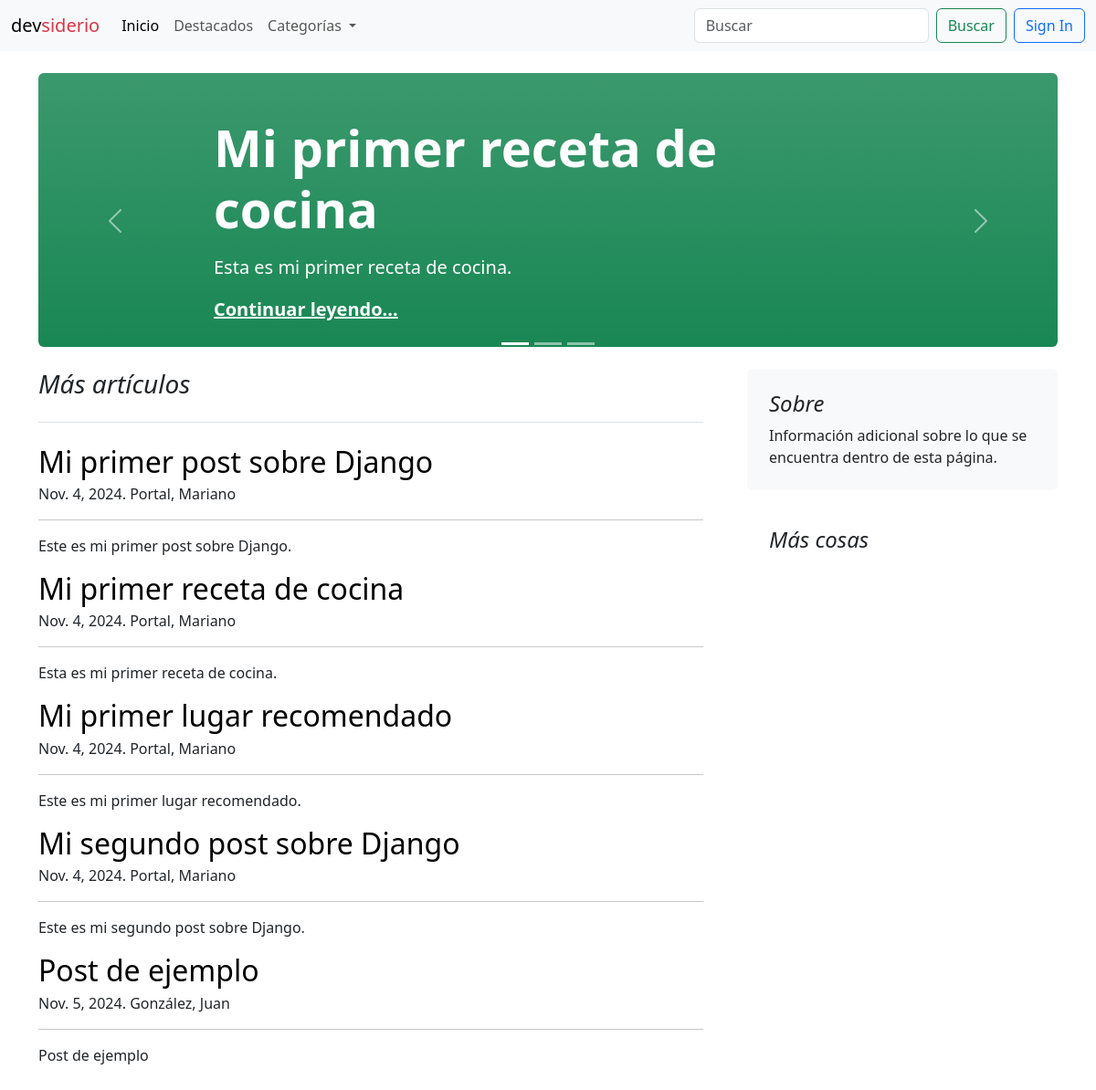
/, run on an earlier commit of the app's database.
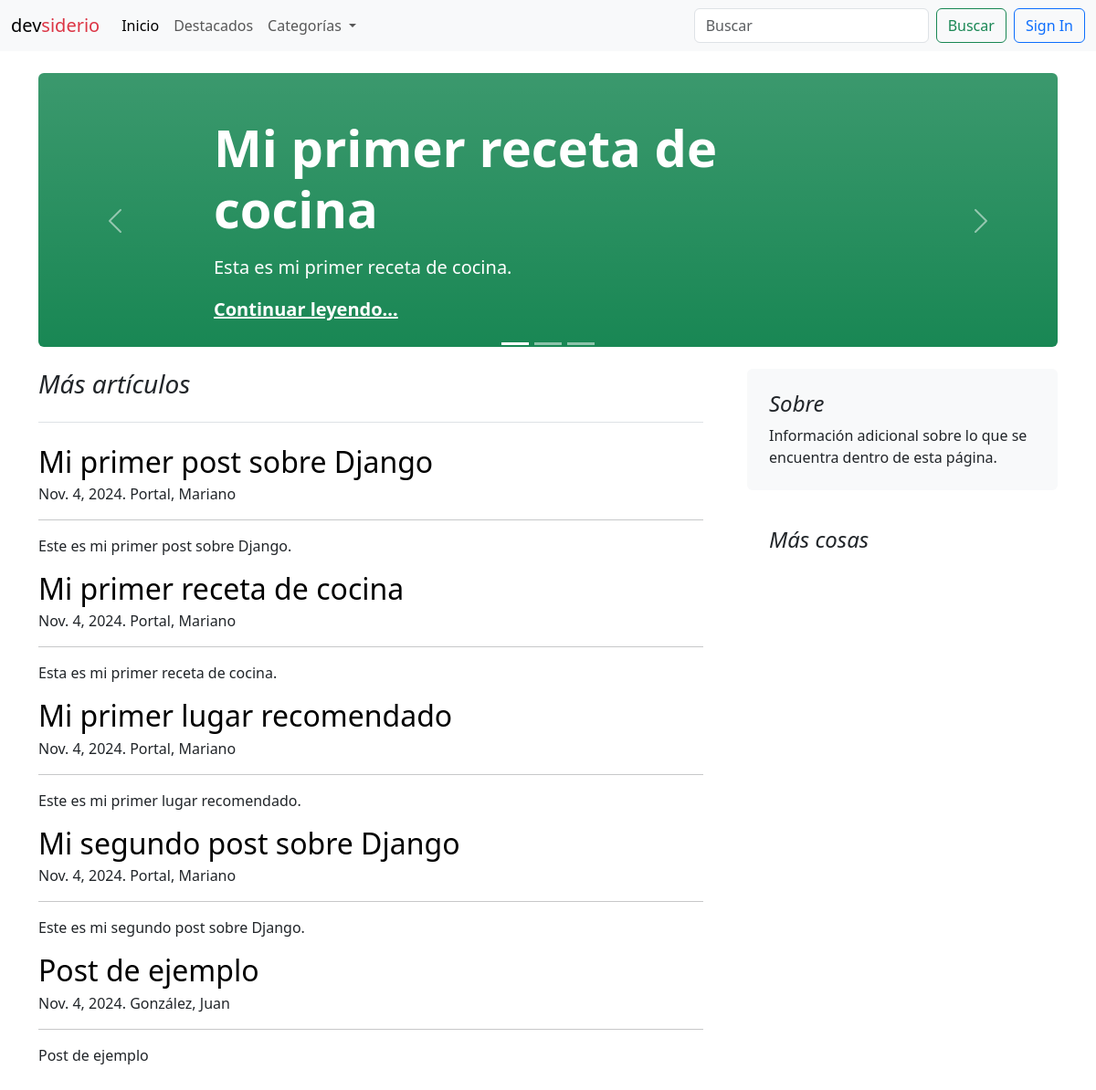
And on a later commit of the database.
### blogs/models.py (models this page shows, shortened)
class Post(models.Model):
	title = models.CharField(max_length=255)
	slug = models.SlugField(unique=True)
	overview = models.TextField()
	date_created = models.DateTimeField(auto_now_add=True)
	content = models.TextField()
	author = models.ForeignKey(settings.AUTH_USER_MODEL, on_delete=models.PROTECT)
	categories = models.ManyToManyField('Category')
	featured = models.BooleanField(default=False)
	image = models.ImageField(upload_to='post_images/', blank=True, null=True)
	pub_date = models.DateTimeField(default=timezone.now)
	def get_absolute_url(self):
			return reverse("blogs:post", kwargs={"slug": self.slug})

### users/models.py (models this page shows)
class User(AbstractUser):
	def __str__(self):
		return f'{self.last_name}, {self.first_name}'

### blogs/views.py (the view)
# urls.py: path('', views.home_page),
def home_page(request):
    posts = Post.objects.filter(
        pub_date__lte=timezone.now()
    )
    categories = Category.objects.all()
    featured = Post.objects.filter(featured=True).filter(
        pub_date__lte=timezone.now()
    )[:3]
    context = {
        'post_list': posts,
        'featured': featured
    }
    return render(request, 'blogs/home_page.html', context=context)

### blogs/context_processors.py (called while the page is built)
def categories_processor(request):
  categories = Category.objects.all()
  return {
    'categories': categories
  }

### blogs/templates/blogs/home_page.html
{% extends 'base.html' %} {% block content %}
<div class="container-xxl bd-gutter mt-3 my-md-4 bd-layout">
  <main class="container">
    <div class="row g-5">
      <div class="col-md-12">{% include "blogs/featured.html" %}</div>
    </div>
    <div class="row g-5">
      <div class="col-md-8">
        <h3 class="pb-4 mb-4 fst-italic border-bottom">Más artículos</h3>
        {% for post in post_list %}
        <article class="blog-post">
          <h2 class="blog-post-title mb-1">
            <a
              href="{{ post.get_absolute_url  }}"
              style="text-decoration: none"
              class="text-black"
            >
              {{ post.title }}
            </a>
          </h2>
          <p class="blog-post-meta">
            {{ post.pub_date.date }}. {{post.author}}
          </p>
          <hr />
          <p>{{ post.overview }}</p>
        </article>
        {% endfor %}
      </div>
      <div class="col-md-4">
        <div class="position-sticky" style="top: 2rem">
          <div class="p-4 mb-3 bg-light rounded">
            <h4 class="fst-italic">Sobre</h4>
            <p class="mb-0">
              Información adicional sobre lo que se encuentra dentro de esta
              página.
            </p>
          </div>
          <div class="p-4">
            <h4 class="fst-italic">Más cosas</h4>
          </div>
        </div>
      </div>
    </div>
  </main>
</div>
{% endblock content %}

### blogs/templates/base.html (shortened to what this page needs)
<!DOCTYPE html>
<html lang="en">
  <head>
    <link
      href="https://cdn.jsdelivr.net/npm/bootstrap@5.3.3/dist/css/bootstrap.min.css"
      rel="stylesheet"
    />
  </head>
  <body>
    {% include "navbar.html" %} {% block content %} {% endblock content %}
  </body>
</html>

### blogs/templates/navbar.html (shortened to what this page needs)
<nav class="navbar navbar-expand-lg bg-light">
  <div class="container-fluid">
    <a class="navbar-brand" href="/"
      >dev<span class="text-danger">siderio</span></a
    >
    <div class="collapse navbar-collapse" id="navbarSupportedContent">
      <ul class="navbar-nav me-auto mb-2 mb-lg-0">
        <li class="nav-item">
          <a class="nav-link active" aria-current="page" href="/">Inicio</a>
        </li>
        <li class="nav-item">
          <a class="nav-link" href="{% url 'blogs:featured' %}">Destacados</a>
        </li>
        <li class="nav-item dropdown">
          <a
            class="nav-link dropdown-toggle"
            href="#"
            role="button"
            data-bs-toggle="dropdown"
            aria-expanded="false"
          >
            Categorías
          </a>
        </li>
      </ul>
      <form
        class="d-flex"
        role="search"
        action="{% url 'blogs:search' %}"
        method="get"
      >
        <input
          name="search"
          class="form-control me-2"
          type="search"
          placeholder="Buscar"
          aria-label="Search"
        />
        <button class="btn btn-outline-success" type="submit">Buscar</button>
      </form>
      {% if user.is_authenticated %}
      <form action="{% url 'logout' %}" method="post" style="display: inline">
        {% csrf_token %}
        <button type="submit" class="btn btn-outline-primary ms-2">
          Sign Out
        </button>
      </form>
      {% else %}
      <a
        class="btn btn-outline-primary ms-2"
        href="{% url 'login' %}"
        role="button"
        >Sign In</a
      >
      {% endif %}
    </div>
  </div>
</nav>

### blogs/templates/blogs/featured.html (shortened to what this page needs)
<div id="carouselIndicators" class="carousel slide" data-bs-ride="true">
  <div class="carousel-indicators">
    <button
      type="button"
      data-bs-target="#carouselIndicators"
      data-bs-slide-to="0"
      class="active"
      aria-current="true"
      aria-label="Slide 1"
    ></button>
    <button
      type="button"
      data-bs-target="#carouselIndicators"
      data-bs-slide-to="1"
      aria-label="Slide 2"
    ></button>
    <button
      type="button"
      data-bs-target="#carouselIndicators"
      data-bs-slide-to="2"
      aria-label="Slide 3"
    ></button>
  </div>
  <div class="carousel-inner">
    {% for f in featured %}
    <div class="carousel-item {% if f == featured|first %}active{% endif %}">
      <div
        class="px-5 p-md-5 mb-4 rounded text-bg-success bg-gradient"
        style="height: 300px"
      >
        <div class="col-md-10 px-5 mx-5">
          <h1 class="display-4 fw-bold px-5">{{ f.title }}</h1>
          <p class="lead my-3 px-5">{{ f.overview }}</p>
          <p class="lead mb-0 px-5">
            <a href="{{ f.get_absolute_url }}" class="text-white fw-bold"
              >Continuar leyendo...</a
            >
          </p>
        </div>
      </div>
    </div>
    {% endfor %}
  </div>
  <button
    class="carousel-control-prev"
    type="button"
    data-bs-target="#carouselIndicators"
    data-bs-slide="prev"
  >
    <span class="carousel-control-prev-icon" aria-hidden="true"></span>
  </button>
  <button
    class="carousel-control-next"
    type="button"
    data-bs-target="#carouselIndicators"
    data-bs-slide="next"
  >
    <span class="carousel-control-next-icon" aria-hidden="true"></span>
  </button>
</div>

What changed in the data, as far as the page shows it:
changed Post "Post de ejemplo": pub_date "Nov. 5, 2024" → "Nov. 4, 2024"
